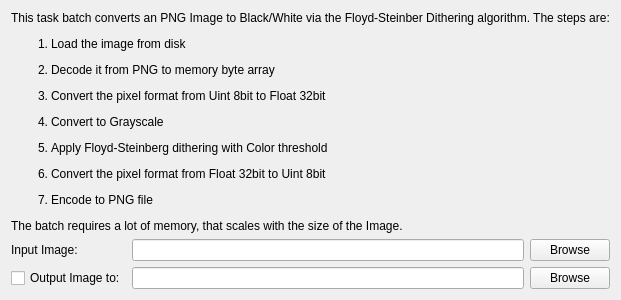
<?xml version="1.0" encoding="UTF-8"?>
<ui version="4.0">
 <class>ImageTasksProperties</class>
 <widget class="QWidget" name="ImageTasksProperties">
  <layout class="QVBoxLayout" name="verticalLayout">
   <item>
    <widget class="QLabel" name="lblDescription">
     <property name="text">
      <string>&lt;html&gt;&lt;head/&gt;&lt;body&gt;&lt;p&gt;This task batch converts an PNG Image to Black/White via the Floyd-Steinber Dithering algorithm. The steps are:&lt;/p&gt;&lt;ol style=&quot;margin-top: 0px; margin-bottom: 0px; margin-left: 0px; margin-right: 0px; -qt-list-indent: 1;&quot;&gt;&lt;li style=&quot; margin-top:12px; margin-bottom:12px; margin-left:0px; margin-right:0px; -qt-block-indent:0; text-indent:0px;&quot;&gt;Load the image from disk&lt;/li&gt;&lt;li style=&quot; margin-top:12px; margin-bottom:12px; margin-left:0px; margin-right:0px; -qt-block-indent:0; text-indent:0px;&quot;&gt;Decode it from PNG to memory byte array&lt;/li&gt;&lt;li style=&quot; margin-top:12px; margin-bottom:12px; margin-left:0px; margin-right:0px; -qt-block-indent:0; text-indent:0px;&quot;&gt;Convert the pixel format from Uint 8bit to Float 32bit&lt;/li&gt;&lt;li style=&quot; margin-top:12px; margin-bottom:12px; margin-left:0px; margin-right:0px; -qt-block-indent:0; text-indent:0px;&quot;&gt;Convert to Grayscale&lt;/li&gt;&lt;li style=&quot; margin-top:12px; margin-bottom:12px; margin-left:0px; margin-right:0px; -qt-block-indent:0; text-indent:0px;&quot;&gt;Apply Floyd-Steinberg dithering with Color threshold&lt;/li&gt;&lt;li style=&quot; margin-top:12px; margin-bottom:12px; margin-left:0px; margin-right:0px; -qt-block-indent:0; text-indent:0px;&quot;&gt;Convert the pixel format from Float 32bit to Uint 8bit&lt;/li&gt;&lt;li style=&quot; margin-top:12px; margin-bottom:12px; margin-left:0px; margin-right:0px; -qt-block-indent:0; text-indent:0px;&quot;&gt;Encode to PNG file&lt;/li&gt;&lt;/ol&gt;&lt;p&gt;The batch requires a lot of memory, that scales with the size of the Image.&lt;/p&gt;&lt;/body&gt;&lt;/html&gt;</string>
     </property>
    </widget>
   </item>
   <item>
    <layout class="QGridLayout" name="glProperties">
     <item row="1" column="1">
      <widget class="QLineEdit" name="leOutputImage"/>
     </item>
     <item row="0" column="1">
      <widget class="QLineEdit" name="leInputImage"/>
     </item>
     <item row="0" column="0">
      <widget class="QLabel" name="lblInputFile">
       <property name="text">
        <string>Input Image:</string>
       </property>
      </widget>
     </item>
     <item row="0" column="2">
      <widget class="QPushButton" name="pbSelectInput">
       <property name="text">
        <string>Browse</string>
       </property>
      </widget>
     </item>
     <item row="1" column="2">
      <widget class="QPushButton" name="pbSelectOutput">
       <property name="text">
        <string>Browse</string>
       </property>
      </widget>
     </item>
     <item row="1" column="0">
      <widget class="QCheckBox" name="chkOutputImage">
       <property name="text">
        <string>Output Image to:</string>
       </property>
      </widget>
     </item>
    </layout>
   </item>
  </layout>
 </widget>
 <resources/>
 <connections/>
</ui>
